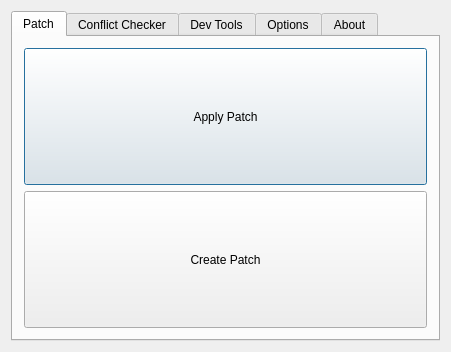
<?xml version="1.0" encoding="UTF-8"?>
<ui version="4.0">
 <class>Main_Window</class>
 <widget class="QDialog" name="Main_Window">
  <property name="geometry">
   <rect>
    <x>0</x>
    <y>0</y>
    <width>451</width>
    <height>352</height>
   </rect>
  </property>
  <property name="windowTitle">
   <string>Main_Window</string>
  </property>
  <layout class="QVBoxLayout" name="verticalLayout">
   <item>
    <widget class="QTabWidget" name="tabWidget">
     <property name="currentIndex">
      <number>0</number>
     </property>
     <widget class="QWidget" name="tabPatch">
      <attribute name="title">
       <string>Patch</string>
      </attribute>
      <layout class="QVBoxLayout" name="verticalLayout_2">
       <item>
        <widget class="QPushButton" name="pushButton">
         <property name="sizePolicy">
          <sizepolicy hsizetype="Minimum" vsizetype="MinimumExpanding">
           <horstretch>0</horstretch>
           <verstretch>0</verstretch>
          </sizepolicy>
         </property>
         <property name="text">
          <string>Apply Patch</string>
         </property>
        </widget>
       </item>
       <item>
        <widget class="QPushButton" name="pushButton_2">
         <property name="sizePolicy">
          <sizepolicy hsizetype="Minimum" vsizetype="MinimumExpanding">
           <horstretch>0</horstretch>
           <verstretch>0</verstretch>
          </sizepolicy>
         </property>
         <property name="text">
          <string>Create Patch</string>
         </property>
        </widget>
       </item>
      </layout>
     </widget>
     <widget class="QWidget" name="tabConflictChecker">
      <attribute name="title">
       <string>Conflict Checker</string>
      </attribute>
     </widget>
     <widget class="QWidget" name="tabDevTools">
      <attribute name="title">
       <string>Dev Tools</string>
      </attribute>
      <layout class="QVBoxLayout" name="verticalLayout_3">
       <item>
        <widget class="QPushButton" name="pushButton_3">
         <property name="sizePolicy">
          <sizepolicy hsizetype="Minimum" vsizetype="MinimumExpanding">
           <horstretch>0</horstretch>
           <verstretch>0</verstretch>
          </sizepolicy>
         </property>
         <property name="text">
          <string>Convert HEXP to Qt Code</string>
         </property>
        </widget>
       </item>
       <item>
        <widget class="QPushButton" name="pushButton_4">
         <property name="sizePolicy">
          <sizepolicy hsizetype="Minimum" vsizetype="MinimumExpanding">
           <horstretch>0</horstretch>
           <verstretch>0</verstretch>
          </sizepolicy>
         </property>
         <property name="text">
          <string>Convert Qt Code to HEXP</string>
         </property>
        </widget>
       </item>
      </layout>
     </widget>
     <widget class="QWidget" name="tabOptions">
      <attribute name="title">
       <string>Options</string>
      </attribute>
     </widget>
     <widget class="QWidget" name="tabAbout">
      <attribute name="title">
       <string>About</string>
      </attribute>
     </widget>
    </widget>
   </item>
  </layout>
 </widget>
 <layoutdefault spacing="6" margin="11"/>
 <resources/>
 <connections/>
</ui>
